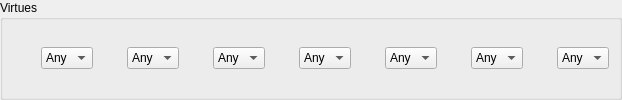
           <widget class="QGroupBox" name="groupBoxVirtues">
            <property name="minimumSize">
             <size>
              <width>65</width>
              <height>0</height>
             </size>
            </property>
            <property name="title">
             <string>Virtues</string>
            </property>
            <layout class="QHBoxLayout" name="horizontalLayout">
             <property name="leftMargin">
              <number>10</number>
             </property>
             <property name="topMargin">
              <number>5</number>
             </property>
             <property name="rightMargin">
              <number>10</number>
             </property>
             <property name="bottomMargin">
              <number>5</number>
             </property>
             <item>
              <widget class="QLabel" name="lDefense">
               <property name="sizePolicy">
                <sizepolicy hsizetype="Fixed" vsizetype="Fixed">
                 <horstretch>0</horstretch>
                 <verstretch>0</verstretch>
                </sizepolicy>
               </property>
               <property name="minimumSize">
                <size>
                 <width>22</width>
                 <height>22</height>
                </size>
               </property>
               <property name="maximumSize">
                <size>
                 <width>22</width>
                 <height>22</height>
                </size>
               </property>
               <property name="text">
                <string/>
               </property>
               <property name="pixmap">
                <pixmap resource="res.qrc">:/icons/disc/def.png</pixmap>
               </property>
               <property name="scaledContents">
                <bool>true</bool>
               </property>
              </widget>
             </item>
             <item>
              <widget class="QComboBox" name="def">
               <property name="sizePolicy">
                <sizepolicy hsizetype="Fixed" vsizetype="Fixed">
                 <horstretch>0</horstretch>
                 <verstretch>0</verstretch>
                </sizepolicy>
               </property>
               <property name="minimumSize">
                <size>
                 <width>52</width>
                 <height>22</height>
                </size>
               </property>
               <property name="maximumSize">
                <size>
                 <width>52</width>
                 <height>22</height>
                </size>
               </property>
               <item>
                <property name="text">
                 <string>Any</string>
                </property>
               </item>
               <item>
                <property name="text">
                 <string>yes</string>
                </property>
               </item>
               <item>
                <property name="text">
                 <string>None</string>
                </property>
               </item>
              </widget>
             </item>
             <item>
              <widget class="QLabel" name="lInnocence">
               <property name="sizePolicy">
                <sizepolicy hsizetype="Fixed" vsizetype="Fixed">
                 <horstretch>0</horstretch>
                 <verstretch>0</verstretch>
                </sizepolicy>
               </property>
               <property name="minimumSize">
                <size>
                 <width>22</width>
                 <height>22</height>
                </size>
               </property>
               <property name="maximumSize">
                <size>
                 <width>22</width>
                 <height>22</height>
                </size>
               </property>
               <property name="text">
                <string/>
               </property>
               <property name="pixmap">
                <pixmap resource="res.qrc">:/icons/disc/inn.png</pixmap>
               </property>
               <property name="scaledContents">
                <bool>true</bool>
               </property>
              </widget>
             </item>
             <item>
              <widget class="QComboBox" name="inn">
               <property name="sizePolicy">
                <sizepolicy hsizetype="Fixed" vsizetype="Fixed">
                 <horstretch>0</horstretch>
                 <verstretch>0</verstretch>
                </sizepolicy>
               </property>
               <property name="minimumSize">
                <size>
                 <width>52</width>
                 <height>22</height>
                </size>
               </property>
               <property name="maximumSize">
                <size>
                 <width>52</width>
                 <height>22</height>
                </size>
               </property>
               <property name="frame">
                <bool>true</bool>
               </property>
               <item>
                <property name="text">
                 <string>Any</string>
                </property>
               </item>
               <item>
                <property name="text">
                 <string>yes</string>
                </property>
               </item>
               <item>
                <property name="text">
                 <string>None</string>
                </property>
               </item>
              </widget>
             </item>
             <item>
              <widget class="QLabel" name="lJudgment">
               <property name="sizePolicy">
                <sizepolicy hsizetype="Fixed" vsizetype="Fixed">
                 <horstretch>0</horstretch>
                 <verstretch>0</verstretch>
                </sizepolicy>
               </property>
               <property name="minimumSize">
                <size>
                 <width>22</width>
                 <height>22</height>
                </size>
               </property>
               <property name="maximumSize">
                <size>
                 <width>22</width>
                 <height>22</height>
                </size>
               </property>
               <property name="text">
                <string/>
               </property>
               <property name="pixmap">
                <pixmap resource="res.qrc">:/icons/disc/jud.png</pixmap>
               </property>
               <property name="scaledContents">
                <bool>true</bool>
               </property>
              </widget>
             </item>
             <item>
              <widget class="QComboBox" name="jud">
               <property name="sizePolicy">
                <sizepolicy hsizetype="Fixed" vsizetype="Fixed">
                 <horstretch>0</horstretch>
                 <verstretch>0</verstretch>
                </sizepolicy>
               </property>
               <property name="minimumSize">
                <size>
                 <width>52</width>
                 <height>22</height>
                </size>
               </property>
               <property name="maximumSize">
                <size>
                 <width>52</width>
                 <height>22</height>
                </size>
               </property>
               <item>
                <property name="text">
                 <string>Any</string>
                </property>
               </item>
               <item>
                <property name="text">
                 <string>yes</string>
                </property>
               </item>
               <item>
                <property name="text">
                 <string>None</string>
                </property>
               </item>
              </widget>
             </item>
             <item>
              <widget class="QLabel" name="lMartyrdom">
               <property name="sizePolicy">
                <sizepolicy hsizetype="Fixed" vsizetype="Fixed">
                 <horstretch>0</horstretch>
                 <verstretch>0</verstretch>
                </sizepolicy>
               </property>
               <property name="minimumSize">
                <size>
                 <width>22</width>
                 <height>22</height>
                </size>
               </property>
               <property name="maximumSize">
                <size>
                 <width>22</width>
                 <height>22</height>
                </size>
               </property>
               <property name="text">
                <string/>
               </property>
               <property name="pixmap">
                <pixmap resource="res.qrc">:/icons/disc/mar.png</pixmap>
               </property>
               <property name="scaledContents">
                <bool>true</bool>
               </property>
              </widget>
             </item>
             <item>
              <widget class="QComboBox" name="mar">
               <property name="sizePolicy">
                <sizepolicy hsizetype="Fixed" vsizetype="Fixed">
                 <horstretch>0</horstretch>
                 <verstretch>0</verstretch>
                </sizepolicy>
               </property>
               <property name="minimumSize">
                <size>
                 <width>52</width>
                 <height>22</height>
                </size>
               </property>
               <property name="maximumSize">
                <size>
                 <width>52</width>
                 <height>22</height>
                </size>
               </property>
               <item>
                <property name="text">
                 <string>Any</string>
                </property>
               </item>
               <item>
                <property name="text">
                 <string>yes</string>
                </property>
               </item>
               <item>
                <property name="text">
                 <string>None</string>
                </property>
               </item>
              </widget>
             </item>
             <item>
              <widget class="QLabel" name="lRedemption">
               <property name="sizePolicy">
                <sizepolicy hsizetype="Fixed" vsizetype="Fixed">
                 <horstretch>0</horstretch>
                 <verstretch>0</verstretch>
                </sizepolicy>
               </property>
               <property name="minimumSize">
                <size>
                 <width>22</width>
                 <height>22</height>
                </size>
               </property>
               <property name="maximumSize">
                <size>
                 <width>22</width>
                 <height>22</height>
                </size>
               </property>
               <property name="text">
                <string/>
               </property>
               <property name="pixmap">
                <pixmap resource="res.qrc">:/icons/disc/red.png</pixmap>
               </property>
               <property name="scaledContents">
                <bool>true</bool>
               </property>
              </widget>
             </item>
             <item>
              <widget class="QComboBox" name="red">
               <property name="sizePolicy">
                <sizepolicy hsizetype="Fixed" vsizetype="Fixed">
                 <horstretch>0</horstretch>
                 <verstretch>0</verstretch>
                </sizepolicy>
               </property>
               <property name="minimumSize">
                <size>
                 <width>52</width>
                 <height>22</height>
                </size>
               </property>
               <property name="maximumSize">
                <size>
                 <width>52</width>
                 <height>22</height>
                </size>
               </property>
               <item>
                <property name="text">
                 <string>Any</string>
                </property>
               </item>
               <item>
                <property name="text">
                 <string>yes</string>
                </property>
               </item>
               <item>
                <property name="text">
                 <string>None</string>
                </property>
               </item>
              </widget>
             </item>
             <item>
              <widget class="QLabel" name="lVengeance">
               <property name="sizePolicy">
                <sizepolicy hsizetype="Fixed" vsizetype="Fixed">
                 <horstretch>0</horstretch>
                 <verstretch>0</verstretch>
                </sizepolicy>
               </property>
               <property name="minimumSize">
                <size>
                 <width>22</width>
                 <height>22</height>
                </size>
               </property>
               <property name="maximumSize">
                <size>
                 <width>22</width>
                 <height>22</height>
                </size>
               </property>
               <property name="text">
                <string/>
               </property>
               <property name="pixmap">
                <pixmap resource="res.qrc">:/icons/disc/ven.png</pixmap>
               </property>
               <property name="scaledContents">
                <bool>true</bool>
               </property>
              </widget>
             </item>
             <item>
              <widget class="QComboBox" name="ven">
               <property name="sizePolicy">
                <sizepolicy hsizetype="Fixed" vsizetype="Fixed">
                 <horstretch>0</horstretch>
                 <verstretch>0</verstretch>
                </sizepolicy>
               </property>
               <property name="minimumSize">
                <size>
                 <width>52</width>
                 <height>22</height>
                </size>
               </property>
               <property name="maximumSize">
                <size>
                 <width>52</width>
                 <height>22</height>
                </size>
               </property>
               <item>
                <property name="text">
                 <string>Any</string>
                </property>
               </item>
               <item>
                <property name="text">
                 <string>yes</string>
                </property>
               </item>
               <item>
                <property name="text">
                 <string>None</string>
                </property>
               </item>
              </widget>
             </item>
             <item>
              <widget class="QLabel" name="lVision">
               <property name="sizePolicy">
                <sizepolicy hsizetype="Fixed" vsizetype="Fixed">
                 <horstretch>0</horstretch>
                 <verstretch>0</verstretch>
                </sizepolicy>
               </property>
               <property name="minimumSize">
                <size>
                 <width>22</width>
                 <height>22</height>
                </size>
               </property>
               <property name="maximumSize">
                <size>
                 <width>22</width>
                 <height>22</height>
                </size>
               </property>
               <property name="text">
                <string/>
               </property>
               <property name="pixmap">
                <pixmap resource="res.qrc">:/icons/disc/vis2.png</pixmap>
               </property>
               <property name="scaledContents">
                <bool>true</bool>
               </property>
              </widget>
             </item>
             <item>
              <widget class="QComboBox" name="vis2">
               <property name="sizePolicy">
                <sizepolicy hsizetype="Fixed" vsizetype="Fixed">
                 <horstretch>0</horstretch>
                 <verstretch>0</verstretch>
                </sizepolicy>
               </property>
               <property name="minimumSize">
                <size>
                 <width>52</width>
                 <height>22</height>
                </size>
               </property>
               <property name="maximumSize">
                <size>
                 <width>52</width>
                 <height>22</height>
                </size>
               </property>
               <item>
                <property name="text">
                 <string>Any</string>
                </property>
               </item>
               <item>
                <property name="text">
                 <string>yes</string>
                </property>
               </item>
               <item>
                <property name="text">
                 <string>None</string>
                </property>
               </item>
              </widget>
             </item>
            </layout>
           </widget>
